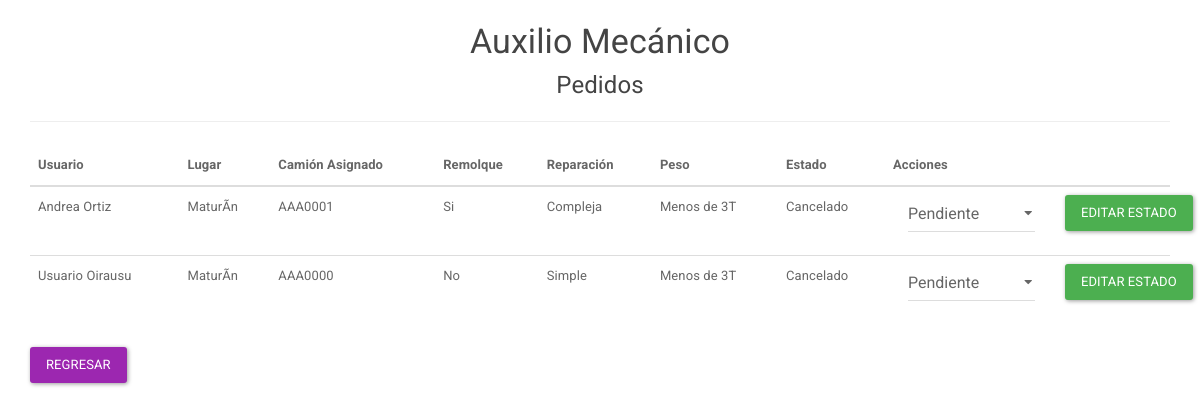
Screenshot of /app/listado.pedidos.php (signed in) with the database file from the repository.
### tables this page shows
CREATE TABLE `pedido` (
  `id` int(11) NOT NULL,
  `id_usuario` int(11) NOT NULL,
  `lugar` varchar(255) NOT NULL,
  `descripcion` varchar(255) NOT NULL,
  `dificultad` int(11) NOT NULL,
  `remolque` int(11) NOT NULL,
  `peso` int(10) NOT NULL,
  `estado` int(11) NOT NULL,
  `id_camion` int(11) NOT NULL
);

CREATE TABLE `usuario` (
  `id` int(11) NOT NULL,
  `tipo` int(2) NOT NULL,
  `nombre` varchar(50) NOT NULL,
  `apellido` varchar(50) NOT NULL,
  `usuario` varchar(50) NOT NULL,
  `contrasenia` varchar(100) NOT NULL,
  `mora` int(11) NOT NULL,
  `reparaciones` int(11) NOT NULL,
  `remolques` int(11) NOT NULL
);

CREATE TABLE `camion` (
  `id` int(11) NOT NULL,
  `tipo` int(11) NOT NULL,
  `placa` varchar(50) NOT NULL
);

### conexion.php (called while the page is built)
<?php
class Conectar {
	function con()	{
        $host='localhost';
        $usuario='root';
        $clave='';
        $base_datos='auxmecanico';
        $conexion=mysqli_connect($host, $usuario, $clave, $base_datos);
        return $conexion;
	}
}
?>

### model/pedidos.class.php (called while the page is built, shortened)
<?php
include_once("../conexion.php");
class Pedidos{
 	var $conex;
 	function Pedidos(){
 		$this->conex=new Conectar;
 	}
    function listar(){
		if($this->conex->con()==true) {
			return mysqli_query($this->conex->con(), "SELECT A.*, B.nombre, B.apellido, C.placa, C.tipo FROM pedido A
				INNER JOIN usuario B on A.id_usuario = B.id
				INNER JOIN camion C on A.id_camion = c.id ORDER BY A.id DESC;");
		}
	}
}
?>

### app/listado.pedidos.php (the view, shortened to what this page needs)
<?php
  if (isset($_SESSION["usuario"])){
  if($_SESSION['tipo'] == '1') {
?>
<!DOCTYPE html>
<html lang="en">
<head>
	<link rel="stylesheet" type="text/css" href="../view/css/bootstrap.min.css">
</head>
<body>
	<div class="container">
		<div class="content">
			<center class="title">
				<h3>Auxilio Mecánico</h3>
				<h4>Pedidos</h4>
			</center>
			<hr>
			<?php
			include '../model/pedidos.class.php';
			$objeto = new Pedidos;
			$consulta = $objeto->listar();
			if ($consulta){
			 ?>
			<table class="table table-stripped table-responsive">
				<thead>
					<th>Usuario</th>
					<th>Lugar</th>
					<th>Camión Asignado</th>
					<th>Remolque</th>
					<th>Reparación</th>
					<th>Peso</th>
					<th>Estado</th>
					<th>Acciones</th>
				</thead>
				<tbody>
				<?php while ($atributo = mysqli_fetch_array($consulta, MYSQLI_ASSOC)){ ?>
				<tr>
					<td><?php echo $atributo['nombre'].' '.$atributo['apellido']; ?></td>
					<td><?php echo $atributo['lugar']; ?></td>
					<td><?php echo $atributo['placa']; ?></td>
					<td><?php if ($atributo['remolque'] == '1') {
						echo 'Si';
					} else if ($atributo['remolque'] == '2') {
						echo 'No';
					} ?></td>
					<td><?php if ($atributo['dificultad'] == '1') {
						echo 'Simple';
					} else if ($atributo['dificultad'] == '2') {
						echo 'Compleja';
					} ?></td>
					<td><?php if ($atributo['peso'] == '1') {
						echo 'Menos de 3T';
					} else if ($atributo['peso'] == '2') {
						echo 'Mas de 3T';
					} ?></td>
					<td><?php if ($atributo['estado'] == '1') {
						echo 'Pendiente';
					} else if ($atributo['estado'] == '2') {
						echo 'Completado';
					} else if ($atributo['estado'] == '3')
					{
						echo 'Cancelado';
					}?></td>
					<td class="col-md-3">
						<form class="form" action="confirmar.estado.pedido.php" method="post">
							<div class="form-group col-md-7">
							<select name="estado" class="form-control">
								<option value="1">Pendiente</option>
							</select>
							</div>
							<div class="form-group col-md-4">
							<input type="submit" name="submit" value="Editar Estado" class="btn btn-success">
							</div>
						</form>
					</td>
				</tr>
				<?php } ?>
			</tbody>
			</table>
			<?php } ?>
		</div>
				<div class="cerrar">
			<a href="principal.php" class="btn btn-info">Regresar</a>
		</div>
	</div>
</body>
</html>
<?php
  } else {
      echo '<script language="javascript">alert("Usted no tiene accesos a ésta página, usted no est administrador");</script>
        <script language="javascript">window.location="principal.php"</script>';
  }
  } else {
      echo '<script language="javascript">alert("Usted no tiene accesos a ésta página");</script>
        <script language="javascript">window.location="principal.php"</script>';
  }
?>

### rows the page displays
pedido: id_usuario.nombre "Andrea", id_usuario.apellido "Ortiz", lugar "MaturÃ­n", id_camion.placa "AAA0001", remolque "Si", dificultad "Compleja", peso "Menos de 3T", estado "Cancelado"
pedido: id_usuario.nombre "Usuario", id_usuario.apellido "Oirausu", lugar "MaturÃ­n", id_camion.placa "AAA0000", remolque "No", dificultad "Simple", peso "Menos de 3T", estado "Cancelado"
